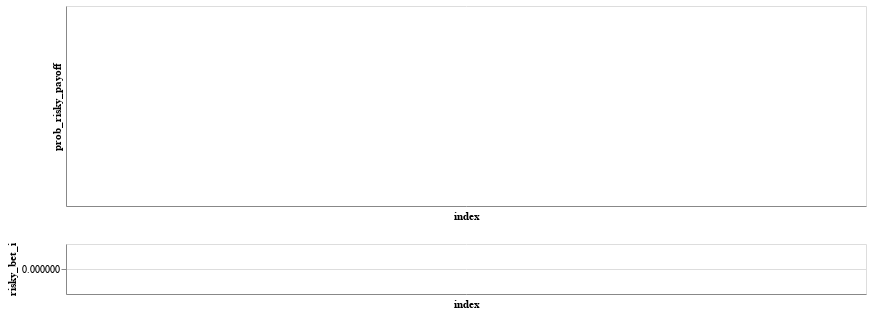

Notebook source saved alongside this figure:
### Markdown cell above
### state of the world for this run

- what was the probability that the bet would pay off?  (blue trendline)
- when did it actually pay off? (orange bar indicates payoff)

### Code cell
import altair as alt

base = alt.Chart(model_df.reset_index()).mark_line().encode(
    x='index', # alt.X('index').title("round"),
    y='prob_risky_payoff',
).properties(
    width=800,
    height=200
)

actual_n = base.mark_bar(color="orange", opacity=0.7, width=3).encode(
    # x=alt.X('index').title("round"),
    y='risky_bet_i')
# combine the two charts vertically
alt.vconcat(base, actual_n.properties(width=800,height=50))

### Figure 1 — Vega-Lite specification as saved in the notebook (floating-point values rounded to 4 significant figures)
{"config": {"view": {"continuousWidth": 400, "continuousHeight": 300}}, "vconcat": [{"mark": "line", "encoding": {"x": {"field": "index", "type": "quantitative"}, "y": {"field": "prob_risky_payoff", "type": "quantitative"}}, "height": 200, "width": 800}, {"mark": {"type": "bar", "color": "orange", "opacity": 0.7, "width": 3}, "encoding": {"x": {"field": "index", "type": "quantitative"}, "y": {"field": "risky_bet_i", "type": "quantitative"}}, "height": 50, "width": 800}], "data": {"name": "data-d751713988987e9331980363e24189ce"}, "$schema": "https://vega.github.io/schema/vega-lite/v4.17.0.json", "datasets": {"data-d751713988987e9331980363e24189ce": []}}
